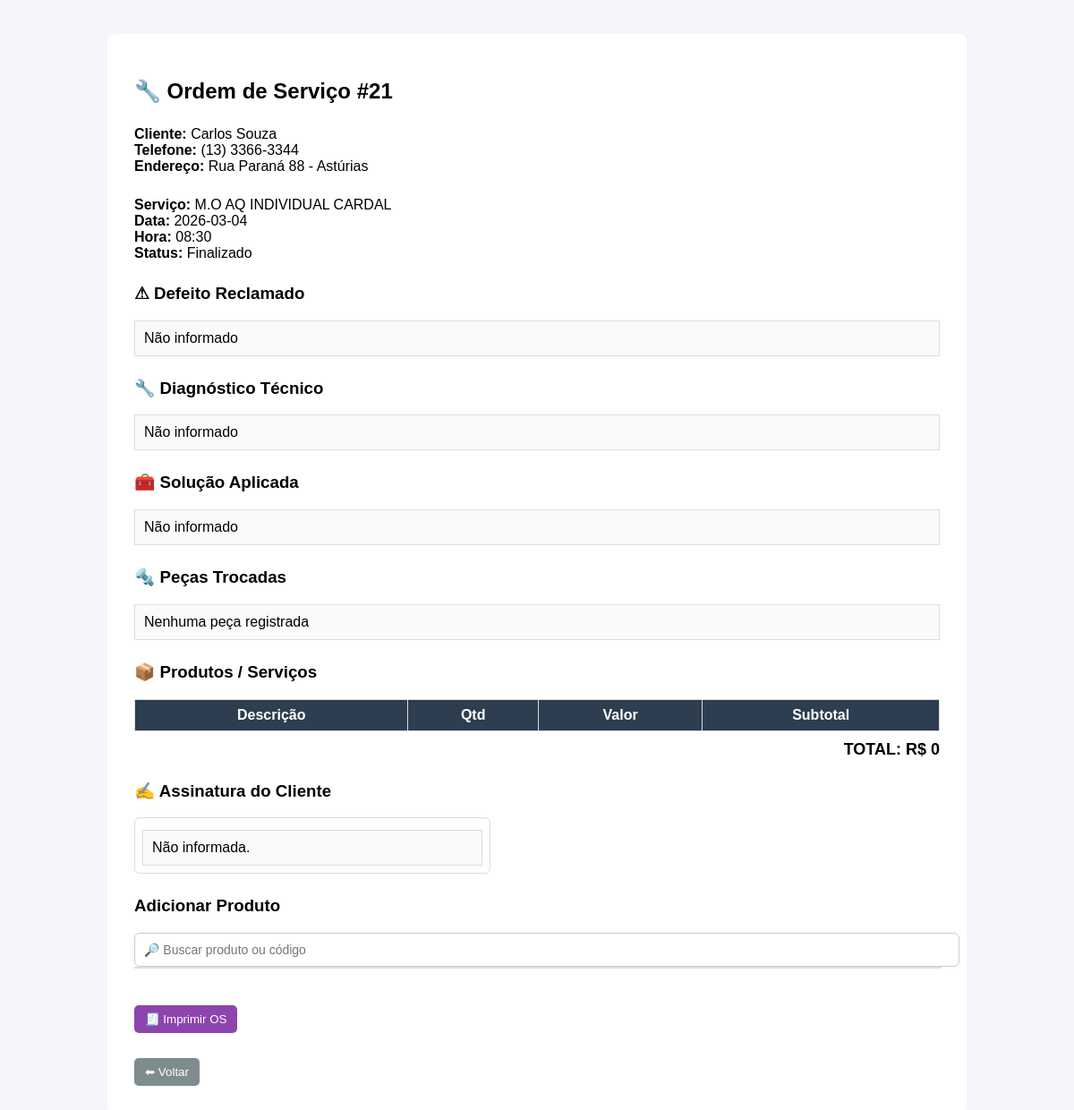
The app's page /ordem/21 (signed in), older data.
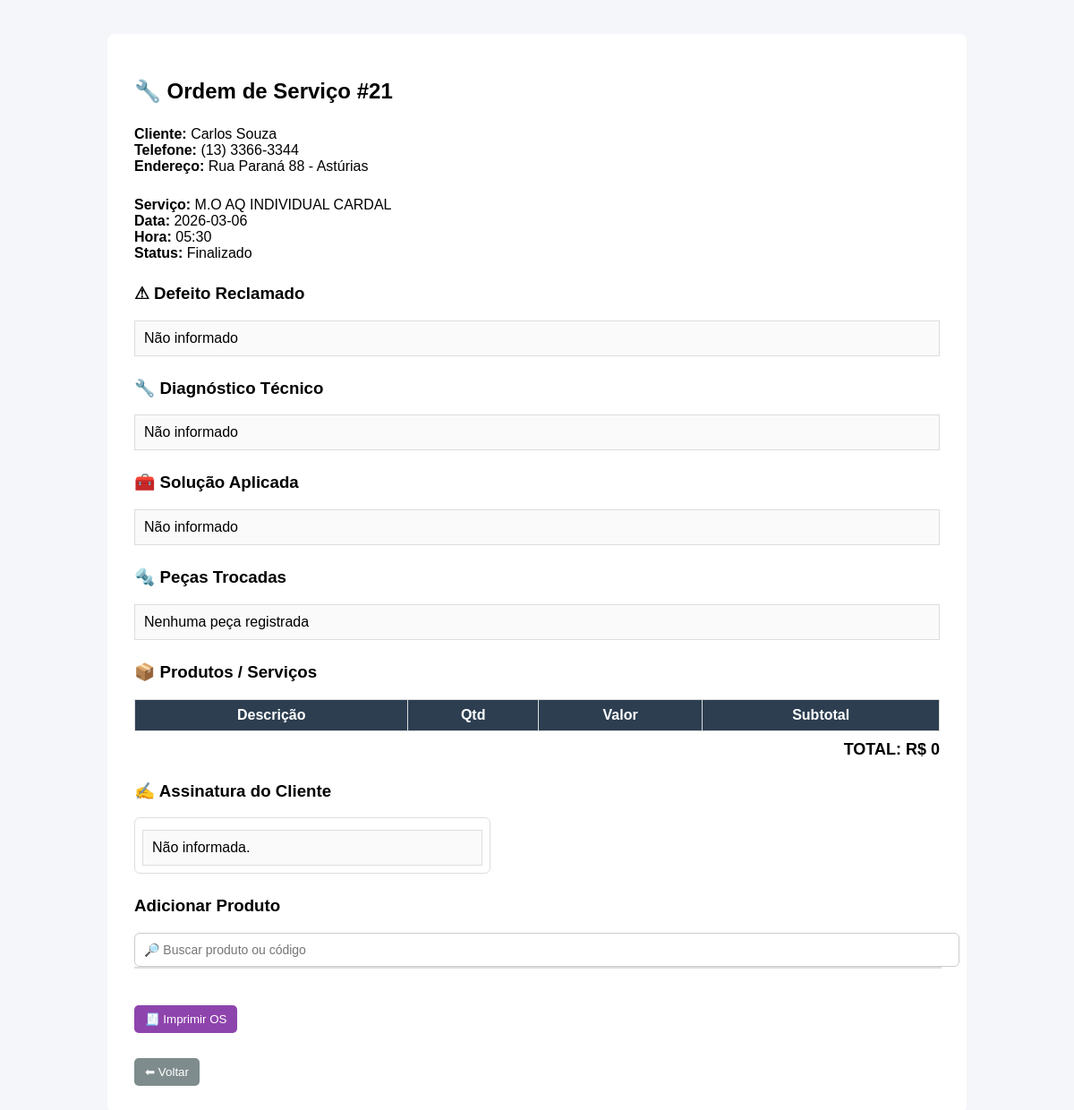
The same page, newer data.
### tables this page shows
CREATE TABLE ordem_servico (
    id INTEGER PRIMARY KEY AUTOINCREMENT,
    servico_nome TEXT NOT NULL,
    data_agendamento TEXT NOT NULL,
    status TEXT DEFAULT 'Agendado',
    data_criacao TEXT NOT NULL
, cliente_id INTEGER, hora TEXT, tecnico_id INTEGER, defeito_reclamado TEXT, produto_defeito TEXT, observacao TEXT, diagnostico TEXT, solucao TEXT, pecas_trocadas TEXT, checklist_json TEXT, assinatura_nome TEXT, assinatura_data TEXT, foto_inicio TEXT, foto_fim TEXT, assinatura_imagem TEXT, movimento_id INTEGER);

### app.py (the view)
@app.route("/ordem/<int:id>")
def ver_ordem(id):
    conn = get_db()
    conn.row_factory = sqlite3.Row
    cursor = conn.cursor()
    cursor.execute("""
    SELECT os.*,
           c.nome,
           c.telefone,
           c.endereco,
           c.numero,
           c.bairro,
           c.cidade
    FROM ordem_servico os
    LEFT JOIN clientes c ON os.cliente_id = c.id
    WHERE os.id = ?
    """, (id,))
    ordem = cursor.fetchone()
    cursor.execute("""
    SELECT *
    FROM itens_ordem_servico
    WHERE os_id = ?
    """, (id,))
    itens = cursor.fetchall()
    conn.close()
    return render_template(
        "ver_ordem.html",
        ordem=ordem,
        itens=itens
    )

### app.py (called while the page is built, shortened)
def get_db():
    conn = sqlite3.connect("database.db", timeout=10)
    conn.row_factory = sqlite3.Row
    return conn

def ensure_funcionarios_auth_columns():
    global AUTH_SCHEMA_READY
    if AUTH_SCHEMA_READY:
        return

@app.before_request
def validar_acesso():
    ensure_funcionarios_auth_columns()
    endpoint = request.endpoint or ""
    if endpoint in AUTH_PUBLIC_ENDPOINTS:
        return None
    if endpoint.startswith("static"):
        return None
    if "user_id" not in session:
        return redirect(url_for("login", next=request.path))
    if endpoint in PROPRIETARIO_ENDPOINTS and (session.get("user_role") != "proprietario"):
        return resposta_acesso_negado("Acesso permitido apenas para proprietario.")
    if endpoint in GERENTE_ENDPOINTS and nivel_usuario() < ROLE_LEVEL["gerente"]:
        return resposta_acesso_negado("Acesso permitido para gerente ou proprietario.")
    return None

@app.context_processor
def injetar_usuario():
    return {
        "usuario_logado": session.get("user_nome"),
        "perfil_logado": session.get("user_role"),
    }

### templates/ver_ordem.html (shortened to what this page needs)
<!DOCTYPE html>
<html>
<head>
</head>
<body>
<div class="container">
<h2>🔧 Ordem de Serviço #{{ ordem.id }}</h2>
<div class="section">
<b>Cliente:</b> {{ ordem.nome }} <br>
<b>Telefone:</b> {{ ordem.telefone }} <br>
<b>Endereço:</b>
{{ ordem.endereco }} {{ ordem.numero }} - {{ ordem.bairro }}
</div>
<div class="section">
<b>Serviço:</b> {{ ordem.servico_nome }} <br>
<b>Data:</b> {{ ordem.data_agendamento }} <br>
<b>Hora:</b> {{ ordem.hora }} <br>
<b>Status:</b> {{ ordem.status }}
</div>
<div class="section">
<h3>⚠ Defeito Reclamado</h3>
<div class="box">
{{ ordem.defeito_reclamado or "Não informado" }}
</div>
</div>
<div class="section">
<h3>🔧 Diagnóstico Técnico</h3>
<div class="box">
{{ ordem.diagnostico or "Não informado" }}
</div>
</div>
<div class="section">
<h3>🧰 Solução Aplicada</h3>
<div class="box">
{{ ordem.solucao or "Não informado" }}
</div>
</div>
<div class="section">
<h3>🔩 Peças Trocadas</h3>
<div class="box">
{{ ordem.pecas_trocadas or "Nenhuma peça registrada" }}
</div>
</div>
<div class="section">
<h3>📦 Produtos / Serviços</h3>
<table>
<tr>
<th>Descrição</th>
<th>Qtd</th>
<th>Valor</th>
<th>Subtotal</th>
</tr>
{% set total = 0 %}
</table>
<div class="total">
<b>TOTAL: R$ {{ total }}</b>
</div>
</div>
<div class="section">
<h3>✍ Assinatura do Cliente</h3>
<div class="assinatura-box">
{% if ordem.assinatura_imagem %}
<img src="{{ ordem.assinatura_imagem }}" alt="Assinatura do cliente">
{% elif ordem.assinatura_nome %}
<div class="box">{{ ordem.assinatura_nome }}</div>
{% else %}
<div class="box">Não informada.</div>
{% endif %}
</div>
</div>
<div class="section">
<h3>Adicionar Produto</h3>
<div class="busca-box">
<input type="text" id="buscar_produto" placeholder="🔎 Buscar produto ou código">
<div id="resultado_busca"></div>
</div>
</div>
<br>
<button onclick="window.print()" class="btn-print">
🧾 Imprimir OS
</button>
<br><br>
<a href="/ordens_servico">
<button class="btn-voltar">⬅ Voltar</button>
</a>
</div>
</body>
</html>

Row changes from the older to the newer data that the page shows:
changed ordem_servico "M.O AQ INDIVIDUAL CARDAL": data_agendamento "2026-03-04" → "2026-03-06"; hora "08:30" → "05:30"
